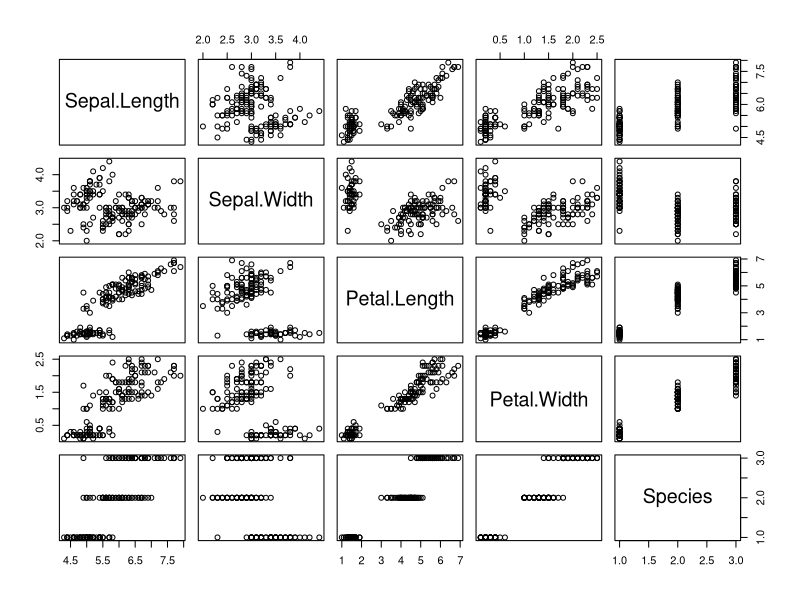
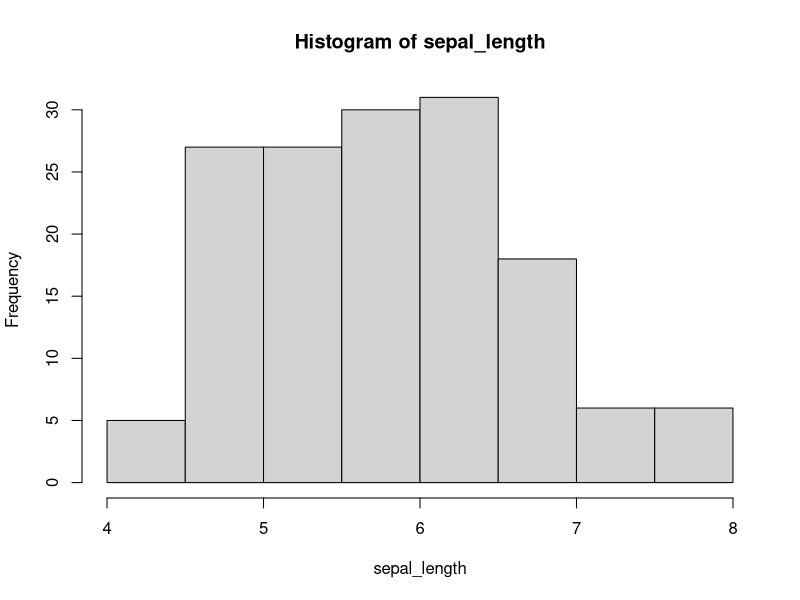
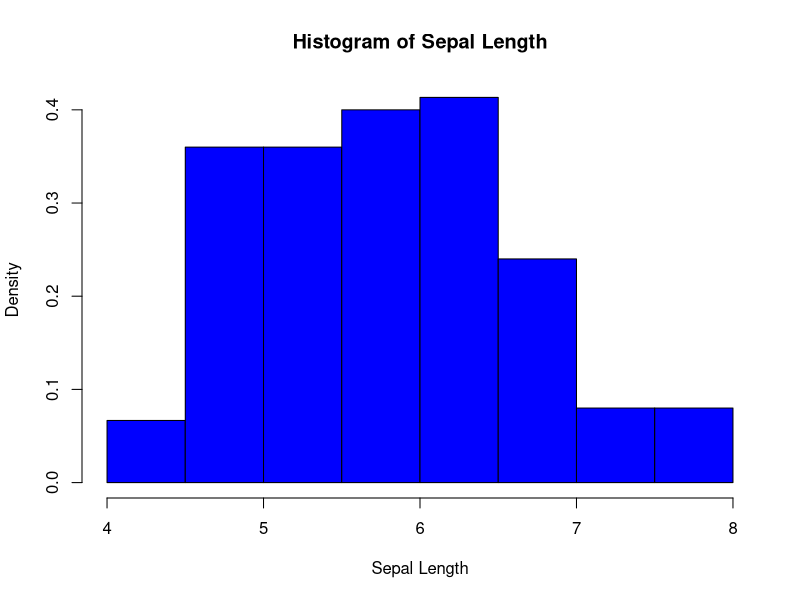
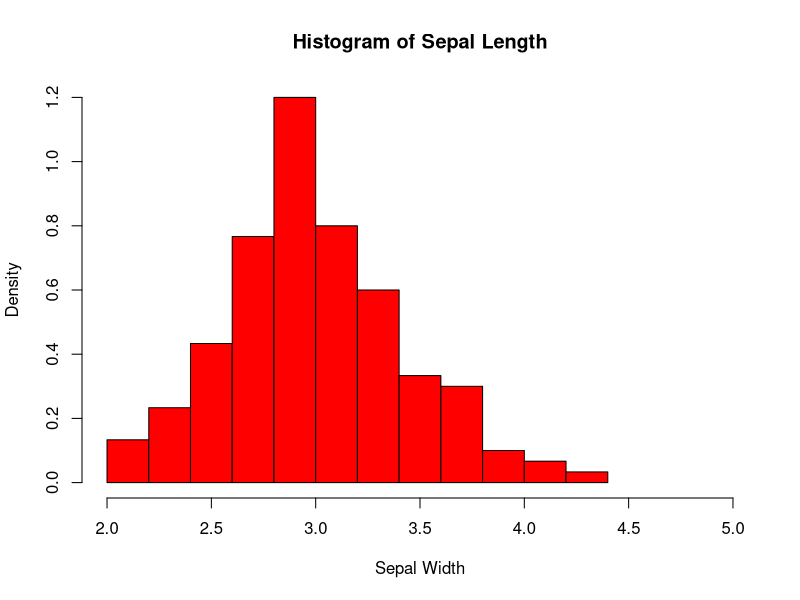
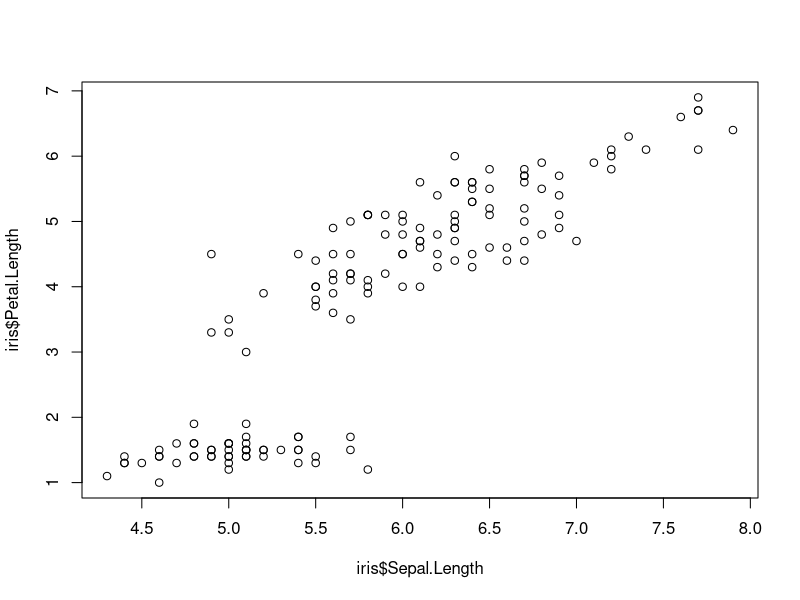
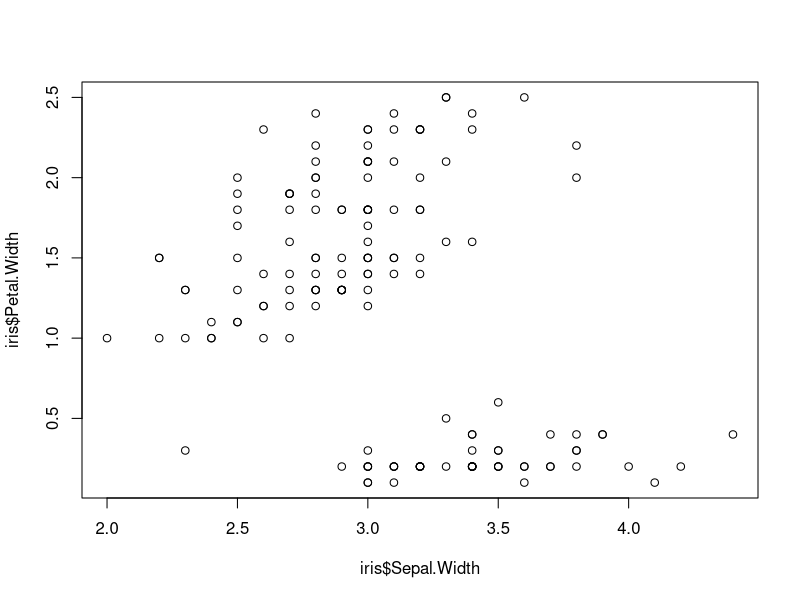
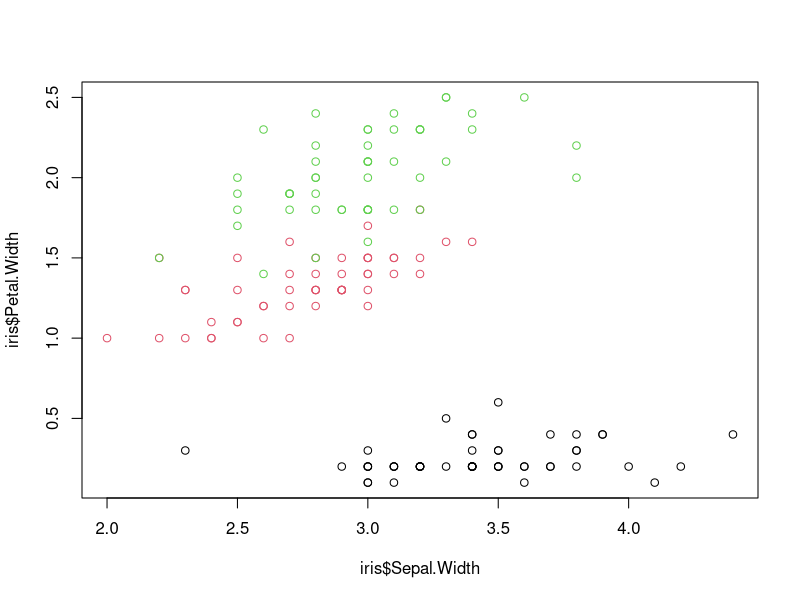
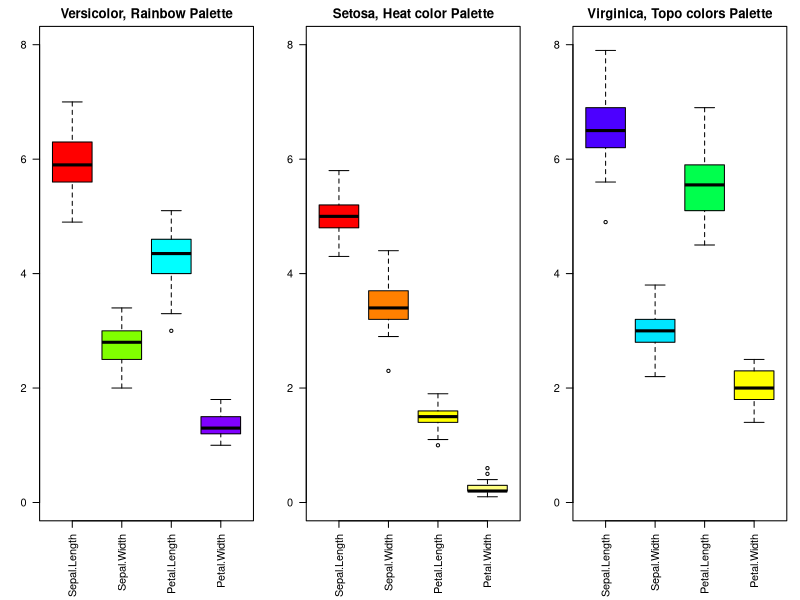

Reproduce these figures in R, in order.
# Title     : IRIS DATA SET
# Objective : E D A & Data Visualization
# Created by: Rohit Jagadish
# Created on: 9/5/2020

#Iris Data Set

datasets::iris #importing iris dataset which is in-built in CRAN

data(iris) #loading the DataSet

?iris #using this "?" before a dataset, gives you details about the DataSet

head(iris) #First Five Rows of the Data

tail(iris) #Last Five Rows of the Data

dim(iris) #Dimensions of the DataFrame

names(iris) #Names of columns

str(iris) #Structure of the Data

attributes(iris) #Attributes of the Data

is.na(iris) #checkig missing data

table(is.na(iris)) #Simplifying

summary(iris) #Descriptive statistical Summary of Data

iris[1:5,] #Indexing First 5 rows of the Data

iris[,1:4] #Indexing First 5 columns of the Data

#If you want to explore the first 10 rows of a particular column,
# in this case, Sepal length

iris[1:10,"Sepal.Length"]

#Basic Visualization with R , Using Plot

plot(iris)

#HISTOGRAM.

#Histogram is basically a plot that breaks the data into
#bins (or breaks) and shows frequency distribution of
# these bins. You can change the breaks
# also and see the effect it has data visualization in
# terms of understandability (1).

#Histogram with hist() function
sepal_length <- iris$Sepal.Length #Assigning Variable
hist(sepal_length) #Used Hist Function

#If we add more information in the hist() function,
#we can change some default parameters

hist(sepal_length,main = "Histogram of Sepal Length",xlab = "Sepal Length"
,xlim =c(4,8),col = 'blue',freq = FALSE)

sepal_width <- iris$Sepal.Width
hist(sepal_width,main = "Histogram of Sepal Length",xlab = "Sepal Width"
,xlim = c(2,5),col = 'red',freq = FALSE)


plot(iris$Sepal.Length,iris$Petal.Length)

plot(iris$Sepal.Width,iris$Petal.Width)

plot(iris$Sepal.Width,iris$Petal.Width,col=iris$Species)

#"Boxplots with boxplot() function. The boxplot() function takes in any number of numeric vectors, drawing
#a boxplot for each vector.You can also pass in a list (or data frame) with numeric vectors
#as its components (3).

irisVer <- subset(iris, Species == "versicolor")
irisSet <- subset(iris, Species == "setosa")
irisVir <- subset(iris, Species == "virginica")
par(mfrow=c(1,3),mar=c(6,3,2,1))
boxplot(irisVer[,1:4], main="Versicolor, Rainbow Palette",ylim = c(0,8),las=2, col=rainbow(4))
boxplot(irisSet[,1:4], main="Setosa, Heat color Palette",ylim = c(0,8),las=2, col=heat.colors(4))
boxplot(irisVir[,1:4], main="Virginica, Topo colors Palette",ylim = c(0,8),las=2, col=topo.colors(4))